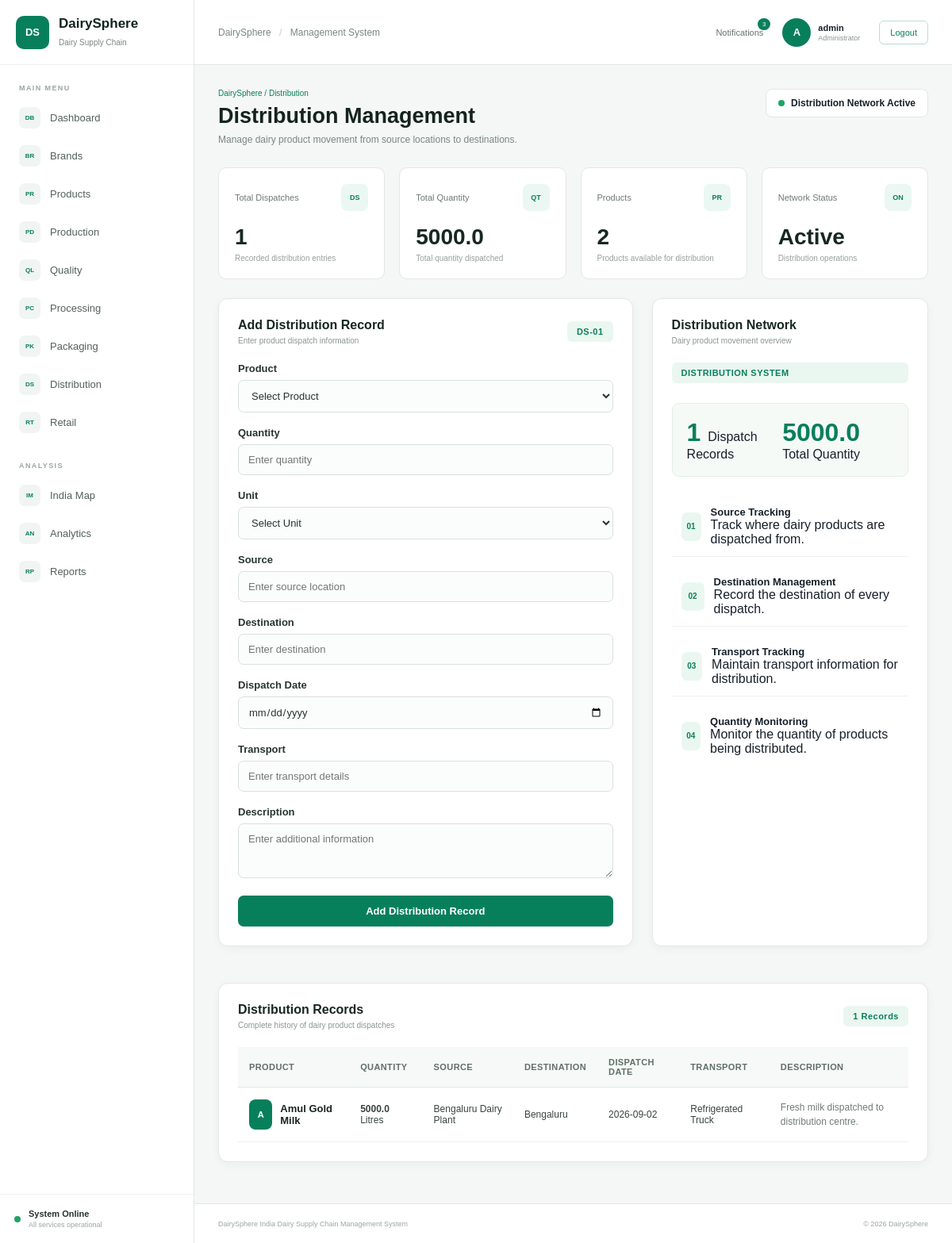
Page /distribution (signed in) on the committed database.
### tables this page shows
CREATE TABLE distribution (

            id INTEGER PRIMARY KEY AUTOINCREMENT,

            product_name TEXT NOT NULL,

            quantity REAL NOT NULL,

            unit TEXT NOT NULL,

            source TEXT NOT NULL,

            destination TEXT NOT NULL,

            dispatch_date TEXT NOT NULL,

            transport TEXT,

            description TEXT,

            created_at TIMESTAMP DEFAULT CURRENT_TIMESTAMP

        );

### app.py (the view)
@app.route("/distribution")
def distribution():
    if "username" not in session:
        return redirect("/login")
    connection = get_db_connection()
    distribution_data = connection.execute(
        """
        SELECT *
        FROM distribution
        ORDER BY id DESC
        """
    ).fetchall()
    products_data = connection.execute(
        """
        SELECT id, name
        FROM products
        ORDER BY name
        """
    ).fetchall()
    total_records = connection.execute(
        """
        SELECT COUNT(*)
        FROM distribution
        """
    ).fetchone()[0]
    total_quantity = connection.execute(
        """
        SELECT COALESCE(SUM(quantity), 0)
        FROM distribution
        """
    ).fetchone()[0]
    connection.close()
    return render_template(
        "distribution.html",
        distribution=distribution_data,
        products=products_data,
        total_records=total_records,
        total_quantity=total_quantity,
        username=session["username"]
    )

### database.py (called while the page is built)
def get_db_connection():
    connection = sqlite3.connect(DATABASE)
    connection.row_factory = sqlite3.Row
    return connection

### templates/distribution.html (shortened to what this page needs)
{% extends "base.html" %}
{% block content %}
<div class="page-header">
    <div>
        <div class="breadcrumb">
            DairySphere / Distribution
        </div>
        <h1>Distribution Management</h1>
        <p class="page-description">
            Manage dairy product movement from source locations to destinations.
        </p>
    </div>
    <div class="page-status">
        <span class="status-dot"></span>
        Distribution Network Active
    </div>
</div>
<div class="stats-grid">
    <div class="stat-card">
        <div class="stat-header">
            <span>Total Dispatches</span>
            <div class="stat-icon">DS</div>
        </div>
        <h2>{{ total_records }}</h2>
        <p>Recorded distribution entries</p>
    </div>
    <div class="stat-card">
        <div class="stat-header">
            <span>Total Quantity</span>
            <div class="stat-icon">QT</div>
        </div>
        <h2>{{ total_quantity }}</h2>
        <p>Total quantity dispatched</p>
    </div>
    <div class="stat-card">
        <div class="stat-header">
            <span>Products</span>
            <div class="stat-icon">PR</div>
        </div>
        <h2>{{ products|length }}</h2>
        <p>Products available for distribution</p>
    </div>
    <div class="stat-card">
        <div class="stat-header">
            <span>Network Status</span>
            <div class="stat-icon">ON</div>
        </div>
        <h2>Active</h2>
        <p>Distribution operations</p>
    </div>
</div>
<div class="brand-management-grid">
    <div class="panel brand-form-panel">
        <div class="panel-header">
            <div>
                <h2>Add Distribution Record</h2>
                <p>Enter product dispatch information</p>
            </div>
            <span class="panel-code">DS-01</span>
        </div>
        <form
            method="POST"
            action="{{ url_for('add_distribution') }}"
            class="brand-form"
        >
            <div class="form-group">
                <label>Product</label>
                <select name="product_name" required>
                    <option value="">Select Product</option>
                </select>
            </div>
            <div class="form-group">
                <label>Quantity</label>
                <input
                    type="number"
                    name="quantity"
                    step="0.01"
                    min="0"
                    placeholder="Enter quantity"
                    required
                >
            </div>
            <div class="form-group">
                <label>Unit</label>
                <select name="unit" required>
                    <option value="">Select Unit</option>
                </select>
            </div>
            <div class="form-group">
                <label>Source</label>
                <input
                    type="text"
                    name="source"
                    placeholder="Enter source location"
                    required
                >
            </div>
            <div class="form-group">
                <label>Destination</label>
                <input
                    type="text"
                    name="destination"
                    placeholder="Enter destination"
                    required
                >
            </div>
            <div class="form-group">
                <label>Dispatch Date</label>
                <input
                    type="date"
                    name="dispatch_date"
                    required
                >
            </div>
            <div class="form-group">
                <label>Transport</label>
                <input
                    type="text"
                    name="transport"
                    placeholder="Enter transport details"
                >
            </div>
            <div class="form-group">
                <label>Description</label>
                <textarea
                    name="description"
                    rows="3"
                    placeholder="Enter additional information"
                ></textarea>
            </div>
            <button type="submit" class="primary-button">
                Add Distribution Record
            </button>
        </form>
    </div>
    <div class="panel brand-info-panel">
        <div class="panel-header">
            <div>
                <h2>Distribution Network</h2>
                <p>Dairy product movement overview</p>
            </div>
        </div>
        <div class="network-badge">
            DISTRIBUTION SYSTEM
        </div>
        <div class="network-summary">
            <div>
                <span class="summary-number">
                    {{ total_records }}
                </span>
                <span>Dispatch Records</span>
            </div>
            <div>
                <span class="summary-number">
                    {{ total_quantity }}
                </span>
                <span>Total Quantity</span>
            </div>
        </div>
        <div class="network-features">
            <div class="feature-row">
                <div class="feature-icon">01</div>
                <div>
                    <strong>Source Tracking</strong>
                    <p>Track where dairy products are dispatched from.</p>
                </div>
            </div>
            <div class="feature-row">
                <div class="feature-icon">02</div>
                <div>
                    <strong>Destination Management</strong>
                    <p>Record the destination of every dispatch.</p>
                </div>
            </div>
            <div class="feature-row">
                <div class="feature-icon">03</div>
                <div>
                    <strong>Transport Tracking</strong>
                    <p>Maintain transport information for distribution.</p>
                </div>
            </div>
            <div class="feature-row">
                <div class="feature-icon">04</div>
                <div>
                    <strong>Quantity Monitoring</strong>
                    <p>Monitor the quantity of products being distributed.</p>
                </div>
            </div>
        </div>
    </div>
</div>
<div class="panel registered-brands-panel">
    <div class="panel-header">
        <div>
            <h2>Distribution Records</h2>
            <p>
                Complete history of dairy product dispatches
            </p>
        </div>
        <span class="record-count">
            {{ distribution|length }} Records
        </span>
    </div>
    {% if distribution %}
    <div class="brand-table-wrapper">
        <table class="brand-table">
            <thead>
                <tr>
                    <th>Product</th>
                    <th>Quantity</th>
                    <th>Source</th>
                    <th>Destination</th>
                    <th>Dispatch Date</th>
                    <th>Transport</th>
                    <th>Description</th>
                </tr>
            </thead>
            <tbody>
                {% for item in distribution %}
                <tr>
                    <td>
                        <div class="brand-name-cell">
                            <div class="brand-avatar">
                                {{ item['product_name'][0]|upper }}
                            </div>
                            <strong>
                                {{ item['product_name'] }}
                            </strong>
                        </div>
                    </td>
                    <td>
                        <strong>
                            {{ item['quantity'] }}
                        </strong>
                        {{ item['unit'] }}
                    </td>
                    <td>
                        {{ item['source'] }}
                    </td>
                    <td>
                        {{ item['destination'] }}
                    </td>
                    <td>
                        {{ item['dispatch_date'] }}
                    </td>
                    <td>
                        {% if item['transport'] %}
                            {{ item['transport'] }}
                        {% else %}
                            —
                        {% endif %}
                    </td>
                    <td class="description-cell">
                        {% if item['description'] %}
                            {{ item['description'] }}
                        {% else %}
                            —
                        {% endif %}
                    </td>
                </tr>
                {% endfor %}
            </tbody>
        </table>
    </div>
    {% endif %}
</div>
{% endblock %}

### rows in the picture
distribution: product_name "A", product_name "Amul Gold Milk", quantity "5000.0", unit "Litres", source "Bengaluru Dairy Plant", destination "Bengaluru", dispatch_date "2026-09-02", transport "Refrigerated Truck", description "Fresh milk dispatched to distribution centre."

### other values in the picture
{{ username[0]|upper }} "A"
{{ username }} "admin"
{{ total_records }} "1"
{{ total_quantity }} "5000.0"
{{ products|length }} "2"
{{ distribution|length }} "1"
